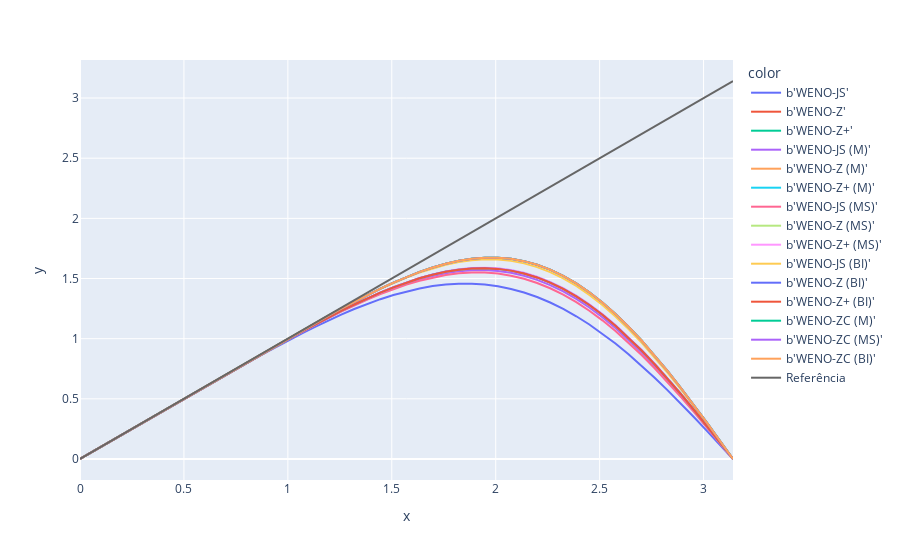

Notebook cell for this chart:
### Code cell
fig = ply_exp.line(
    data_frame = df    ,
    x          = x     ,
    y          = y     ,
    color      = label
)
fig.add_trace(
    ply_go.Scatter(
        x    = 2*np.pi*np.arange(int(N/2)+1)/N,
        y    = 2*np.pi*np.arange(int(N/2)+1)/N,
        mode = "lines"                                           ,
        line = ply_go.scatter.Line(color="#666666")              ,
        name = "Referência"
    )
)
fig.show()
